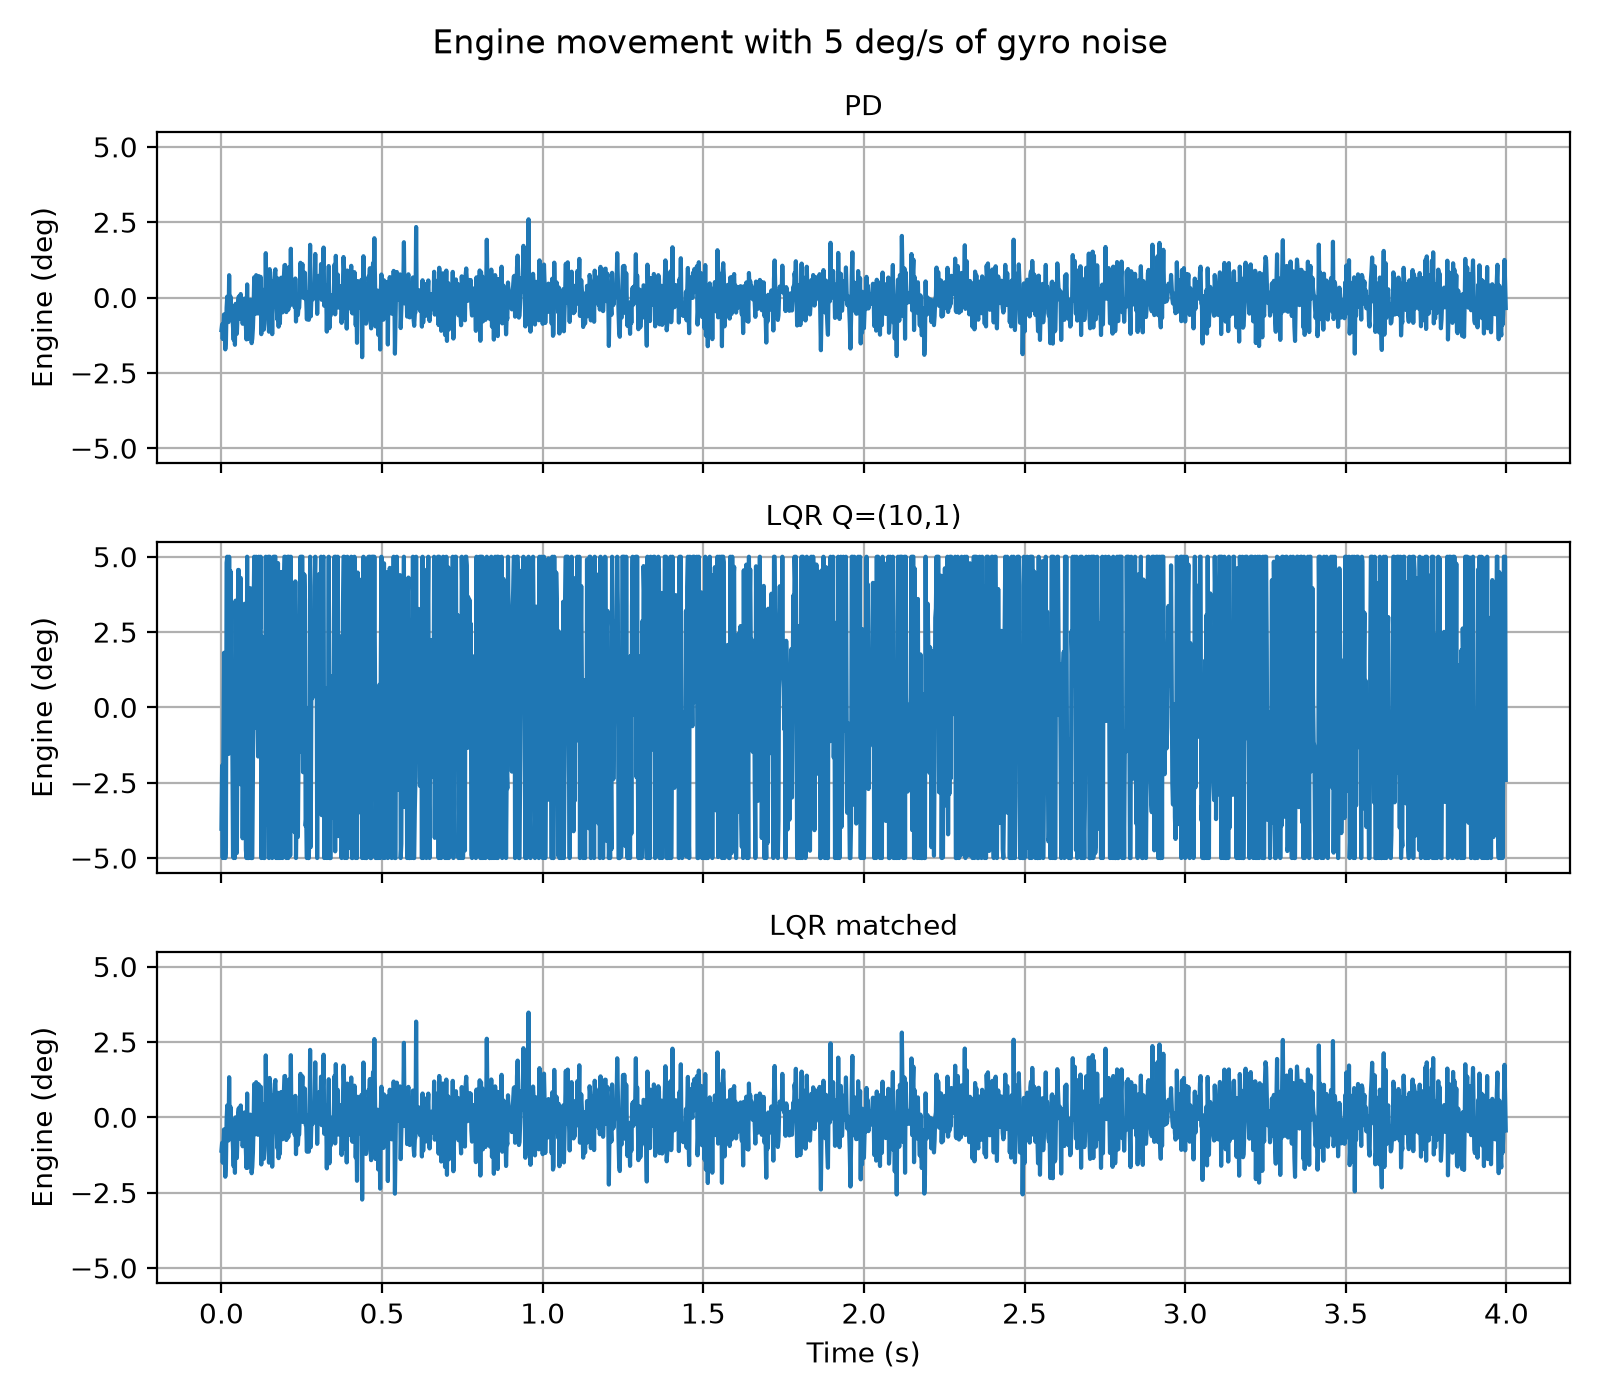

The Python source for this figure:
import numpy as np
import matplotlib.pyplot as plt
from scipy.linalg import solve_continuous_are

# Rocket numbers (same as before)
T = 30.0
L = 0.4
I = 0.125
mu_c = T * L / I
mu_a = 20.0
delta_max = np.deg2rad(5)


def lqr_gains(q1, q2, r):
    A = np.array([[0.0, 1.0], [mu_a, 0.0]])
    B = np.array([[0.0], [mu_c]])
    P = solve_continuous_are(A, B, np.diag([q1, q2]), np.array([[r]]))
    K = np.linalg.solve(np.array([[r]]), B.T @ P)
    return K[0, 0], K[0, 1]


def simulate(k1, k2, noise_dps, seed=0):
    """Fixed time steps, because the random noise changes at every step.
    noise_dps is the gyro noise in degrees per second."""
    rng = np.random.default_rng(seed)
    dt = 0.002
    steps = int(4.0 / dt)
    theta, omega = np.deg2rad(1), 0.0
    noise = np.deg2rad(noise_dps)
    t = np.arange(steps) * dt
    tilt = np.zeros(steps)
    engine = np.zeros(steps)
    for i in range(steps):
        omega_measured = omega + rng.normal(0.0, noise)    # the gyro is not perfect
        delta = np.clip(-(k1 * theta + k2 * omega_measured), -delta_max, delta_max)
        alpha = mu_c * delta + mu_a * theta
        omega += alpha * dt
        theta += omega * dt
        tilt[i] = theta
        engine[i] = delta
    return t, np.rad2deg(tilt), np.rad2deg(engine)


controllers = {
    "PD": (1.0, 0.13),
    "LQR Q=(10,1)": lqr_gains(10, 1, 1),
    "LQR matched": lqr_gains(0.58, 0.01, 1),
}

# Table: how much does the engine jitter once the rocket has settled (after 2 s)?
print("Engine jitter (degrees, average of 10 runs) after the rocket has settled")
print(f"{'Gyro noise':>12s}" + "".join(f"{name:>16s}" for name in controllers))
for noise_dps in [0, 1, 5, 10]:
    row = f"{noise_dps:>8d} deg/s"
    for name, (k1, k2) in controllers.items():
        jitter = []
        for seed in range(10):
            t, tilt, engine = simulate(k1, k2, noise_dps, seed)
            jitter.append(np.std(engine[t > 2.0]))
        row += f"{np.mean(jitter):16.2f}"
    print(row)

# Graph: engine angle with 5 deg/s of gyro noise
fig, axes = plt.subplots(3, 1, sharex=True, sharey=True, figsize=(8, 7))
for ax, (name, (k1, k2)) in zip(axes, controllers.items()):
    t, tilt, engine = simulate(k1, k2, 5)
    ax.plot(t, engine)
    ax.set_ylabel("Engine (deg)")
    ax.set_title(name, fontsize=10)
    ax.grid(True)
axes[-1].set_xlabel("Time (s)")
fig.suptitle("Engine movement with 5 deg/s of gyro noise")
plt.tight_layout()
plt.savefig("gyro_noise.png", dpi=200)
plt.show()
